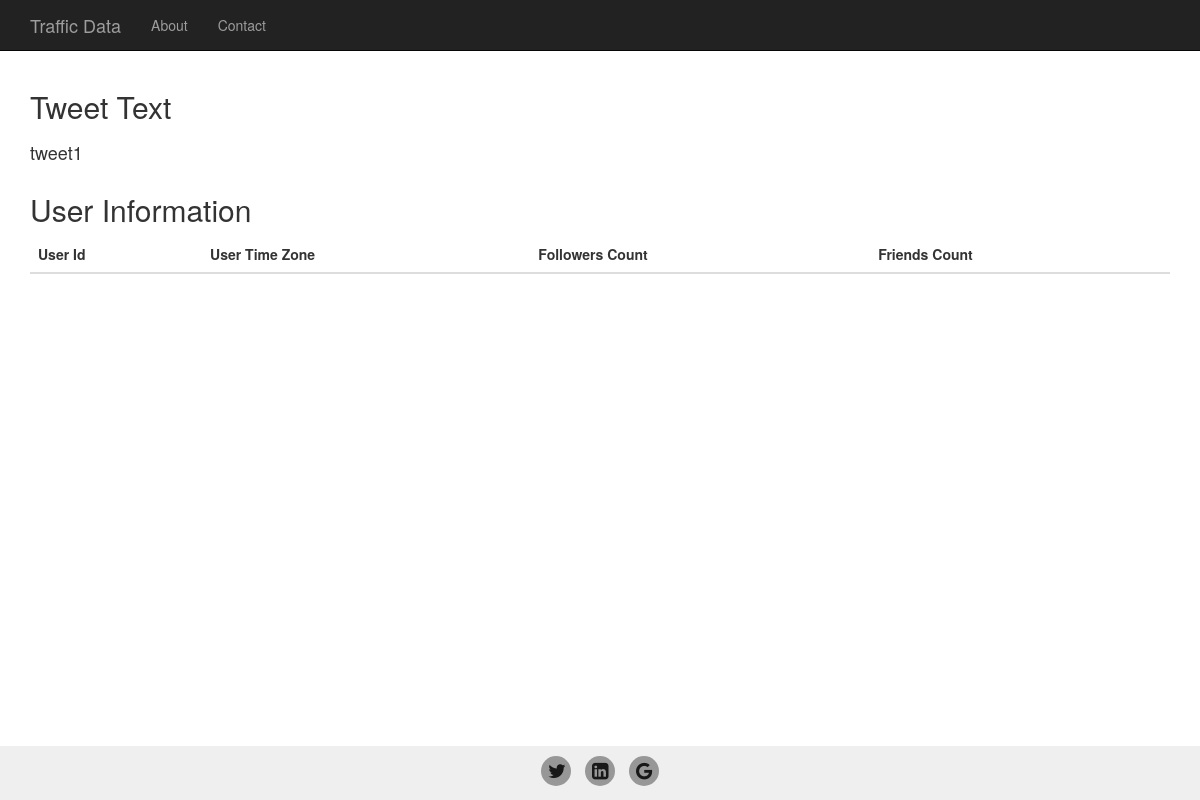
The page /trafficdata/11223/ on the database as committed earlier.
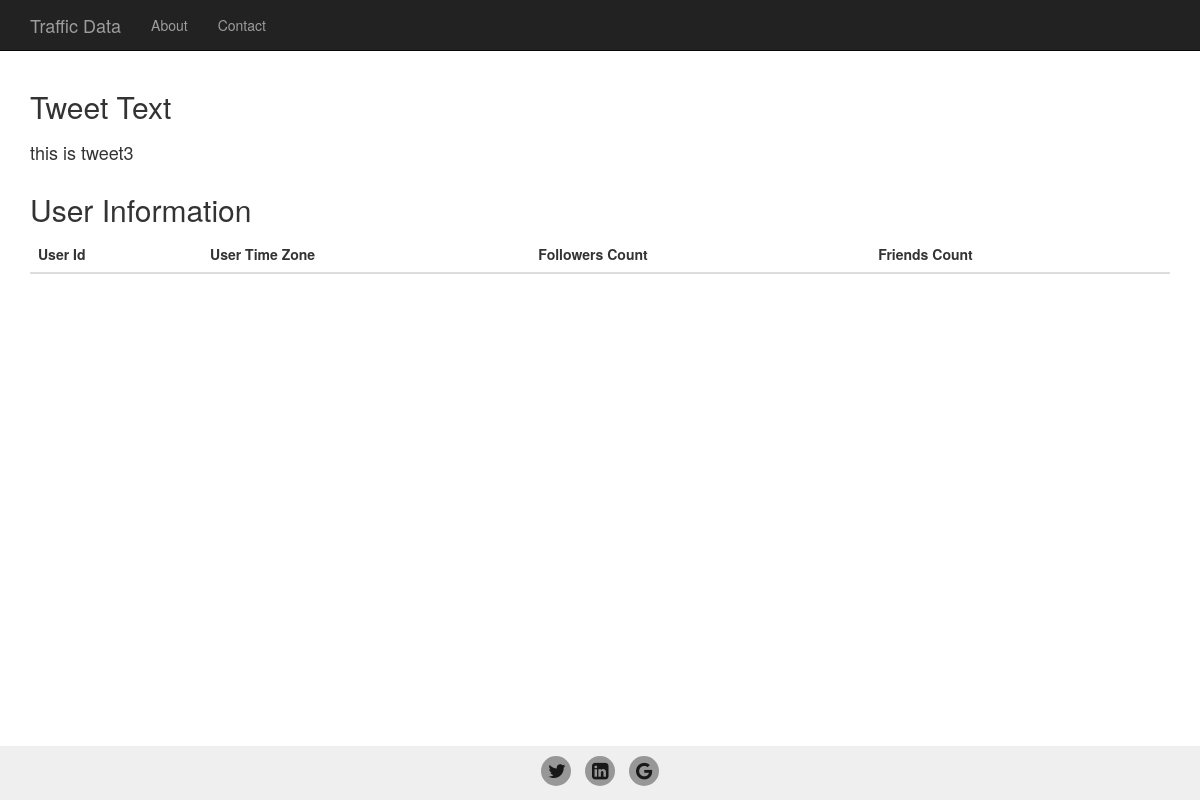
The same page on the database as committed later.
### trafficdata/models.py (models this page shows, shortened)
class Tweets(models.Model):
	tweet_id = models.BigIntegerField(primary_key = True)
	tweet_text = models.CharField(max_length = 200,null=True)
	user_id = models.ForeignKey(
		'User',
		)
	query_id = models.ForeignKey(
		'Query'
		)
	tweet_date = models.DateTimeField(auto_now_add=True,null=True)
	traffic_info = models.CharField(max_length=10,null=True)#  classifier output
	location = models.CharField(max_length=100,null=True)

### trafficdata/views.py (the view)
# urls.py: url(r'^(?P<id>[0-9]+)/$', views.detail, name='detail'),
def detail(request,id):
	data = Tweets.objects.get(tweet_id = id)
	context = {
		'data': data,
	}
	return render(request, 'trafficdata/detail.html', context)

### trafficdata/templates/trafficdata/detail.html (shortened to what this page needs)
<!DOCTYPE html>
<html lang="en">
<head>
{% load static %}
	<link href="{% static 'trafficdata/css/bootstrap.min.css' %}" rel="stylesheet" type="text/css">
	<link href="https://maxcdn.bootstrapcdn.com/font-awesome/4.7.0/css/font-awesome.min.css" rel="stylesheet">
	<link href="{% static 'trafficdata/css/traffic.css' %}" rel="stylesheet">
</head>
<body>
	<nav class="navbar navbar-inverse navbar-fixed-top" role="navigation">
		<div class="container">
			<div class="navbar-header">
				<a class="navbar-brand" href="/">Traffic Data</a>
			</div>
			<div class="collapse navbar-collapse"
				id="bs-example-navbar-collapse-1">
				<ul class="nav navbar-nav">
					<li><a href="/about">About</a></li>
					<li><a href="https://www.linkedin.com/in/saurabh-kumar-22179227">Contact</a></li>
				</ul>
			</div>
		</div>
	</nav>
	<div class="container">
		<div class="row">
			<div class='col-md-12'>
				<div class="text-information"><h2>Tweet Text</h2></div>
				<div class="text clearfix">
					<h4>{{data.tweet_text}}</h4>
				</div>
			</div>
		</div>
		<div class="row">
			<div class="col-md-12">
			<div class="text-information"><h2>User Information</h2></div>
				<table class="table table-hover">
					<thead>
						<tr>
							<th>User Id</th>
							<th>User Time Zone</th>
							<th>Followers Count</th>
							<th>Friends Count</th>
						</tr>
					</thead>
					<tbody>
						<tr>
							<td><a href="https://twitter.com/{{ data.user_id.screen_name }}/">{{data.user_id.screen_name}}</a></td>
							<td>{{data.user_id.time_zone}}</td>
							<td>{{data.user_id.followers_count}}</td>
							<td>{{data.user_id.friends_count}}</td>
						</tr>
					</tbody>
				</table>
			</div>
		</div>
	</div>
	<div class='footer-backgroung'>
		<div class="container-fluid">
			<footer id='footer' style="position: fixed; background-color: #efefef;">
				<div class="row">
					<div class="col-md-12">
						<div class="social-navigation">
							<a href="https://twitter.com/saurabh8919"><i
								class="fa fa-twitter"></i></a> <a
								href="https://www.linkedin.com/in/saurabh-kumar-22179227"><i
								class="fa fa-linkedin-square"></i></a> <a
								href="mailto:saurabhkumar.spsu@gmail.com"><i
								class="fa fa-google"></i></a>
						</div>
					</div>
				</div>
			</footer>
		</div>
	</div>
</body>
</html>

Rows that differ between the two databases and show on the page:
changed Tweets: tweet_text "tweet1" → "this is tweet3"
